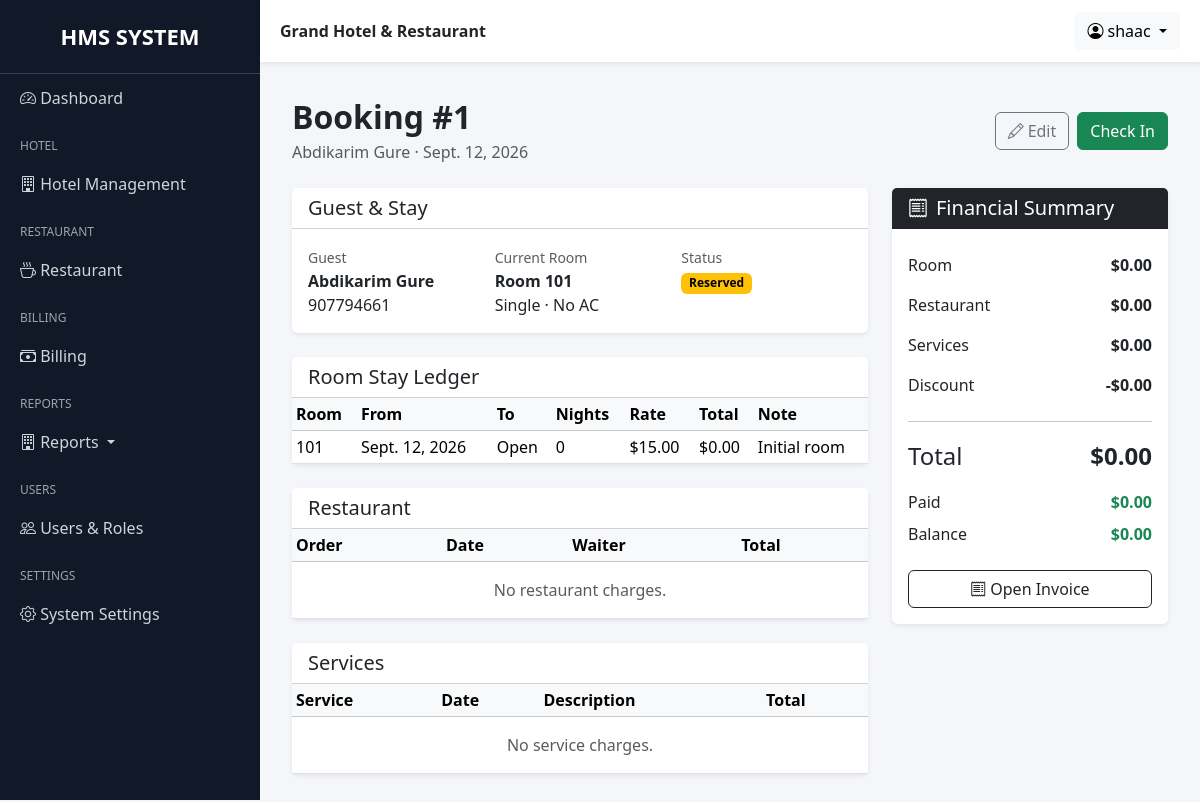
Page /grand/hotel/booking/1/ (signed in) on the earlier database version.
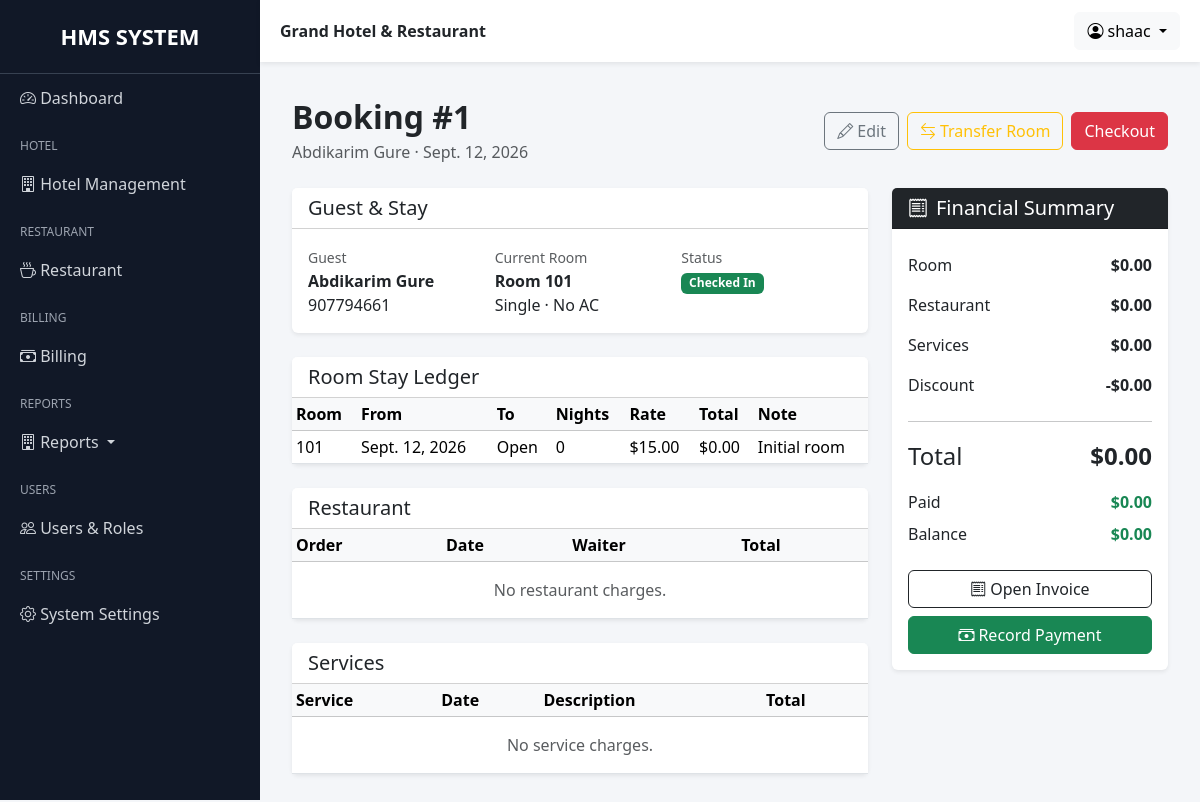
Same page on the later database version.
### billing/models.py (models this page shows, shortened)
class Invoice(models.Model):
    booking = models.OneToOneField(Booking,on_delete=models.CASCADE,related_name="invoice")
    restaurant_total = models.DecimalField(max_digits=8,decimal_places=2,default=0)
    room_total = models.DecimalField(max_digits=8,decimal_places=2,default=0)
    service_total = models.DecimalField(max_digits=10, decimal_places=2,default=0)
    discount = models.DecimalField(max_digits=5,decimal_places=2,default=0)
    total = models.DecimalField(max_digits=10,decimal_places=2)
    created = models.DateTimeField(auto_now_add=True, blank=True, null=True)
    created_by = models.ForeignKey(
            User,
            on_delete=models.SET_NULL,
            null=True,
            blank=True
        )

### hotel/views.py (the view)
# urls.py: path("booking/<int:pk>/", BookingDetailView.as_view(), name="booking_detail"),
class BookingDetailView(LoginRequiredMixin, RoleRequiredMixin, TemplateView):
    allowed_roles = ROLES
    template_name = "hotel/booking_detail.html"
    def dispatch(self, request, *args, **kwargs):
        self.booking = get_object_or_404(
            Booking.objects.select_related("guest", "room"), pk=kwargs["pk"]
        )
        ensure_room_stay(self.booking)
        return super().dispatch(request, *args, **kwargs)
    def get_context_data(self, **kwargs):
        context = super().get_context_data(**kwargs)
        booking = self.booking
        invoice = Invoice.objects.filter(booking=booking).first()
        if booking.status in {"reserved", "checked_in", "checked_out"}:
            if not invoice and booking.status in {"checked_in", "checked_out"}:
                invoice = sync_invoice(booking, as_of=booking.check_out or timezone.localdate())
        summary = get_financial_summary(
            booking,
            as_of=booking.check_out or timezone.localdate(),
            include_checkout_night=booking.status == "checked_out",
        )
        orders = Order.objects.filter(booking=booking).prefetch_related("items__food").order_by("created_at", "id")
        services = booking.services.all().order_by("date", "id")
        context.update({
            "booking": booking,
            "invoice": invoice,
            "summary": summary,
            "room_stays": booking.stays,
            "orders": orders,
            "services": services,
        })
        return context

### accounts/mixins.py (called while the page is built)
    def dispatch(self, request, *args, **kwargs):
        if not request.user.is_authenticated:
            return redirect("login")
        if not hasattr(request.user, "userprofile"):
            return redirect("no_permission")
        if request.user.userprofile.role not in self.allowed_roles:
            return redirect("no_permission")
        return super().dispatch(request, *args, **kwargs)

### billing/services.py (called while the page is built)
def get_paid_total(invoice):
    return Payment.objects.filter(invoice=invoice).aggregate(
        total=Sum("amount")
    )["total"] or ZERO

### hotel/models.py (called while the page is built)
    def __str__(self):
        return f"{self.first_name} {self.last_name}"

    @property
    def stays(self):
        return self.room_stays.select_related("room").order_by("start_date", "id")

    @property
    def nights(self):
        end = self.end_date or timezone.now().date()
        return max((end - self.start_date).days, 0)

    @property
    def total(self):
        return Decimal(self.nights) * self.rate

### hotel/utils.py (called while the page is built, shortened)
def ensure_room_stay(booking):
    if booking.room_stays.exists():
        return booking.room_stays.filter(end_date__isnull=True).last() or booking.room_stays.last()

### templates/hotel/booking_detail.html (shortened to what the changed rows need)
{% extends "base.html" %}
{% block content %}
<div class="container-fluid py-3">
  <div class="d-flex flex-wrap justify-content-between align-items-center mb-4 gap-2">
    <div><h2 class="fw-bold mb-1">Booking #{{ booking.id }}</h2><div class="text-muted">{{ booking.guest }} · {{ booking.check_in }}{% if booking.check_out %} → {{ booking.check_out }}{% endif %}</div></div>
    <div class="d-flex gap-2">
      <a href="{% url 'booking_update' booking.id %}" class="btn btn-outline-secondary"><i class="bi bi-pencil me-1"></i>Edit</a>
      {% if booking.status == 'checked_in' %}<a href="{% url 'room_transfer' booking.id %}" class="btn btn-outline-warning"><i class="bi bi-arrow-left-right me-1"></i>Transfer Room</a><a href="{% url 'booking_check_out' booking.id %}" class="btn btn-danger">Checkout</a>{% elif booking.status == 'reserved' %}<a href="{% url 'check_in' booking.id %}" class="btn btn-success">Check In</a>{% endif %}
    </div>
  </div>
  <div class="row g-4">
    <div class="col-xl-8">
      <div class="card border-0 shadow-sm mb-4"><div class="card-header bg-white"><h5 class="mb-0">Guest & Stay</h5></div><div class="card-body"><div class="row g-3">
        <div class="col-md-4"><small class="text-muted">Status</small><div>{% if booking.status == 'checked_in' %}<span class="badge text-bg-success">Checked In</span>{% elif booking.status == 'reserved' %}<span class="badge text-bg-warning">Reserved</span>{% else %}<span class="badge text-bg-secondary">{{ booking.get_status_display }}</span>{% endif %}</div></div>
      </div></div></div>
      <div class="card border-0 shadow-sm mb-4"><div class="table-responsive"><table class="table table-sm align-middle mb-0"><thead class="table-light"><tr><th>Room</th><th>From</th><th>To</th><th>Nights</th><th>Rate</th><th>Total</th><th>Note</th></tr></thead></table></div></div>
      <div class="card border-0 shadow-sm mb-4"><div class="table-responsive"><table class="table table-sm mb-0"><thead class="table-light"><tr><th>Order</th><th>Date</th><th>Waiter</th><th>Total</th></tr></thead></table></div></div>
      <div class="card border-0 shadow-sm"><div class="table-responsive"><table class="table table-sm mb-0"><thead class="table-light"><tr><th>Service</th><th>Date</th><th>Description</th><th>Total</th></tr></thead></table></div></div>
    </div>
    <div class="col-xl-4">
      <div class="card border-0 shadow-sm sticky-top" style="top:80px"><div class="card-header bg-dark text-white"><h5 class="mb-0"><i class="bi bi-receipt me-2"></i>Financial Summary</h5></div><div class="card-body">
        <div class="d-flex justify-content-between py-2"><span>Discount</span><strong>-${{ summary.discount|floatformat:2 }}</strong></div><hr>
        <div class="d-grid gap-2 mt-4"><a href="{% if invoice %}{% url 'invoice_detail' invoice.id %}{% else %}#{% endif %}" class="btn btn-outline-dark"><i class="bi bi-receipt me-1"></i>Open Invoice</a>{% if booking.status != 'reserved' %}<a href="{% url 'payment' booking.id %}" class="btn btn-success"><i class="bi bi-cash-stack me-1"></i>Record Payment</a>{% endif %}</div>
      </div></div>
    </div>
  </div>
</div>
{% endblock %}

Differences in the rows shown:
changed Booking "Abdikarim Gure": status "reserved" → "checked_in" (drawn)
added Invoice: discount "0.00"
Other differences:
{{ summary.discount|floatformat:2 }}: "0.00" → (not shown)
text no longer shown: "Check In Reserved"
text now shown: "Transfer Room Checkout Checked In Record Payment"
